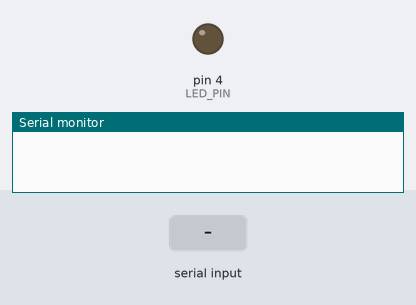
This sketch was run on a simulated Arduino Uno, built with avr-gcc and run on an emulated ATmega328P. On the bench: output pins drawn as LEDs (lit = HIGH), the last lines printed to the serial monitor. The test bench sets the inputs (shaded band).

Above: at 1.2 s.
1.3 s: byte 30 received over Serial
At 2.3 s:
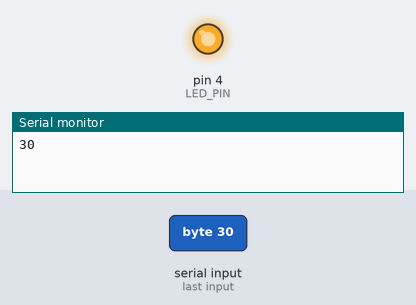
Timing chart, 0 to 4.3 s (numbered marks = the images above; inputs shaded):
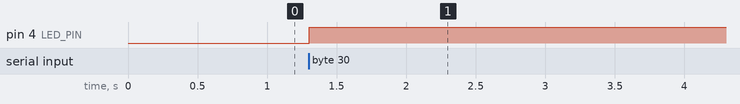

Measured:
- after the input at 1.3 s, pin 4 (LED_PIN): LOW → HIGH at once

The sketch:

sketch_mar04d.ino
```cpp
/*
* Simple Receiver Code
 * (TX out of Arduino is Digital Pin 1)
 * (RX into Arduino is Digital Pin 0)
 */

int incomingByte = 0;
#define LED_PIN 4

void setup(){
  //2400 baud for the 434 model

  Serial.begin(2400);
  pinMode(LED_PIN, OUTPUT);
}

void loop(){
  // read in values, debug to computer
  if (Serial.available() > 0) {
    incomingByte = Serial.read();
    Serial.println(incomingByte, DEC);

    if (incomingByte = 1) {
      digitalWrite(LED_PIN, 1);

    }

  }

  incomingByte = 0;

}
```
